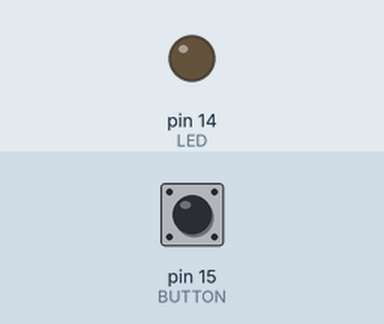
Simulated run of this sketch. Board: Arduino Uno, built with avr-gcc and run on an emulated ATmega328P. Shown: output pins drawn as LEDs (lit = HIGH). Inputs (shaded band) come from the test bench; at power-on: pin 15 (BUTTON) HIGH.

Above: at 1.2 s.
1.3 s: pin 15 (BUTTON) pulled LOW for 0.15 s
At 1.6 s:
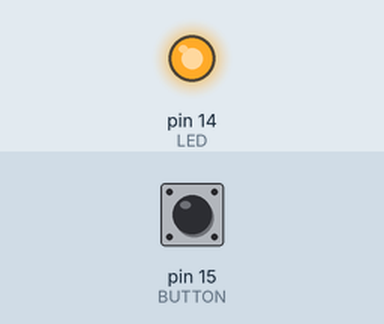
2.9 s: pin 15 (BUTTON) pulled LOW for 1 s
At 4.1 s:
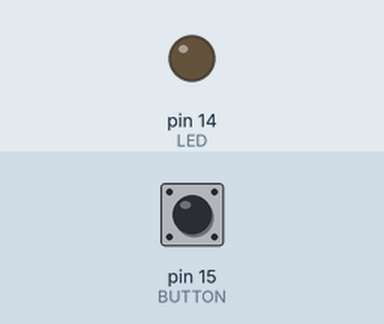
5.4 s: pin 15 (BUTTON) pulled LOW for 3.2 s
At 6.0 s:
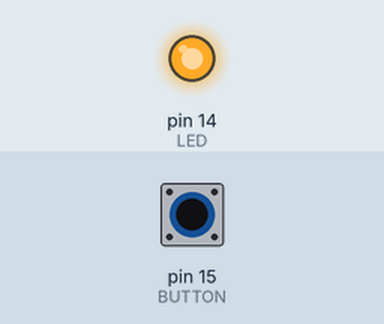
Timing chart, 0 to 8.4 s (numbered marks = the images above; inputs shaded):
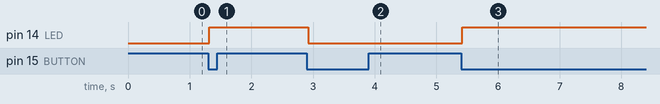

The sketch:

TableLamp.ino
```cpp
#define LED 14
#define BUTTON 15

bool light_state = false;

void setup() {
    pinMode(LED, OUTPUT);
    pinMode(BUTTON, INPUT_PULLUP);
}

void loop() {
    if (digitalRead(BUTTON) == LOW) {
        delay(20);
        if (digitalRead(BUTTON) == LOW) {
            reverseGPIO(LED);
        }
        while (digitalRead(BUTTON) == LOW);
    }
}

void reverseGPIO(int pin) {
    light_state = !light_state;
    digitalWrite(pin, light_state);
}
```

Measured:
- after the input at 1.3 s, pin 14 (LED): LOW → HIGH at once
- after the input at 2.9 s, pin 14 (LED): HIGH → LOW at once
- after the input at 5.4 s, pin 14 (LED): LOW → HIGH at once
